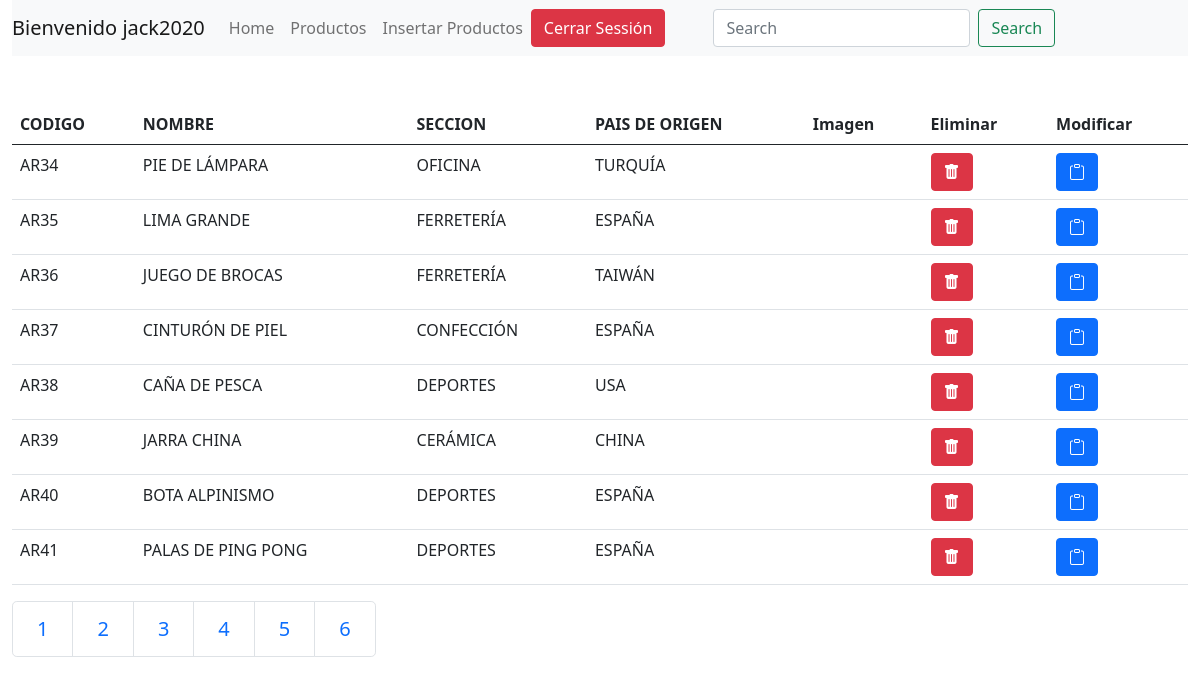
The app's page /Productos.php?pagina=5 (signed in) with its own data.
### tables this page shows
CREATE TABLE `productos` (
  `CÓDIGOARTÍCULO` varchar(4) NOT NULL,
  `SECCIÓN` varchar(10) DEFAULT NULL,
  `NOMBREARTÍCULO` varchar(19) DEFAULT NULL,
  `PRECIO` varchar(10) DEFAULT NULL,
  `FECHA` varchar(10) DEFAULT NULL,
  `IMPORTADO` varchar(9) DEFAULT NULL,
  `PAÍSDEORIGEN` varchar(9) DEFAULT NULL,
  `FOTO` varchar(100) DEFAULT NULL
);

### Productos.php (the view, shortened to what this page needs)
<!DOCTYPE html>
<html lang="en">
<head>
    <link href="https://cdn.jsdelivr.net/npm/bootstrap@5.0.0-beta2/dist/css/bootstrap.min.css" rel="stylesheet">
    <link rel="stylesheet" href="https://cdn.jsdelivr.net/npm/bootstrap-icons@1.4.0/font/bootstrap-icons.css">
</head>
<body>
    <?php
    include 'DB/config.php';
    ?>
    <div class="container-fluid">
        <div class="row">
            <header>
                <?php
                include_once 'layouts/header.php';
                ?>
            </header>
        </div>
        <div class="row">
            <div class="col-md-12 mt-5">
                <table class="table">
                    <thead>
                        <tr>
                            <th scope="col">CODIGO</th>
                            <th scope="col">NOMBRE</th>
                            <th scope="col">SECCION</th>
                            <th scope="col">PAIS DE ORIGEN</th>
                            <th scope="col">Imagen</th>
                            <th scope="col">Eliminar</th>
                            <th scope="col">Modificar</th>
                        </tr>
                    </thead>
                    <tbody>
                        <?php
                        if(isset($_GET['pagina'])){
                            $pagina=$_GET['pagina'];
                        }else{
                            $pagina=1;
                        }
                        $end_page = 8;
                        $star_page = ($pagina - 1) * $end_page;
                        $sql = "SELECT CÓDIGOARTÍCULO,NOMBREARTÍCULO,SECCIÓN,PAÍSDEORIGEN FROM productos";
                        $result = $db->prepare($sql);
                        $result->execute();
                        $total_registros = $result->rowCount();
                        $sql_limite = "SELECT CÓDIGOARTÍCULO,NOMBREARTÍCULO,SECCIÓN,PAÍSDEORIGEN,FOTO FROM productos LIMIT $star_page,$end_page";
                        $result = $db->prepare($sql_limite);
                        $result->execute();
                        $total_paginas = ceil($total_registros / $end_page);
                        while ($row = $result->fetch()) :
                        ?>
                            <tr>
                                <td><?php echo $row['CÓDIGOARTÍCULO']; ?></td>
                                <td><?php echo $row['NOMBREARTÍCULO']; ?></td>
                                <td><?php echo $row['SECCIÓN']; ?></td>
                                <td><?php echo $row['PAÍSDEORIGEN']; ?></td>
                                <td><img class="img-fluid" width="200"  src="img/<?php echo $row['FOTO'];?>" alt=""></td>
                                <td><a class="btn btn-danger" href="eliminarProducto.php?id=<?php echo $row['CÓDIGOARTÍCULO']; ?>"><i class="bi bi-trash-fill"></i></a></td>
                                <td><a class="btn btn-primary" href="actualizarProducto.php?id=<?php echo $row['CÓDIGOARTÍCULO']; ?>"><i class="bi bi-clipboard"></i></a></td>
                            </tr>
                        <?php endwhile; ?>
                    </tbody>
                </table>
            </div>
        </div>
        <div class="row">
            <div class="col-md-12">
                <nav aria-label="...">
                    <ul class="pagination pagination-lg">
                        <?php
                        $i = 1;
                        while ($i <= $total_paginas) :
                        ?>
                            <li class="page-item"><a class="page-link" href="Productos.php?pagina=<?php
                            echo $i;?>"><?php echo $i ?></a></li>
                        <?php
                            $i++;
                        endwhile;
                        ?>
                    </ul>
                </nav>
            </div>
        </div>
    </div>
</body>
</html>

### records on screen
productos: CÓDIGOARTÍCULO "AR34", NOMBREARTÍCULO "PIE DE LÁMPARA", SECCIÓN "OFICINA", PAÍSDEORIGEN "TURQUÍA"
productos: CÓDIGOARTÍCULO "AR35", NOMBREARTÍCULO "LIMA GRANDE", SECCIÓN "FERRETERÍA", PAÍSDEORIGEN "ESPAÑA"
productos: CÓDIGOARTÍCULO "AR36", NOMBREARTÍCULO "JUEGO DE BROCAS", SECCIÓN "FERRETERÍA", PAÍSDEORIGEN "TAIWÁN"
productos: CÓDIGOARTÍCULO "AR37", NOMBREARTÍCULO "CINTURÓN DE PIEL", SECCIÓN "CONFECCIÓN", PAÍSDEORIGEN "ESPAÑA"
productos: CÓDIGOARTÍCULO "AR38", NOMBREARTÍCULO "CAÑA DE PESCA", SECCIÓN "DEPORTES", PAÍSDEORIGEN "USA"
productos: CÓDIGOARTÍCULO "AR39", NOMBREARTÍCULO "JARRA CHINA", SECCIÓN "CERÁMICA", PAÍSDEORIGEN "CHINA"
productos: CÓDIGOARTÍCULO "AR40", NOMBREARTÍCULO "BOTA ALPINISMO", SECCIÓN "DEPORTES", PAÍSDEORIGEN "ESPAÑA"
productos: CÓDIGOARTÍCULO "AR41", NOMBREARTÍCULO "PALAS DE PING PONG", SECCIÓN "DEPORTES", PAÍSDEORIGEN "ESPAÑA"

### other values on screen
$_SESSION['usuario'] "jack2020"
